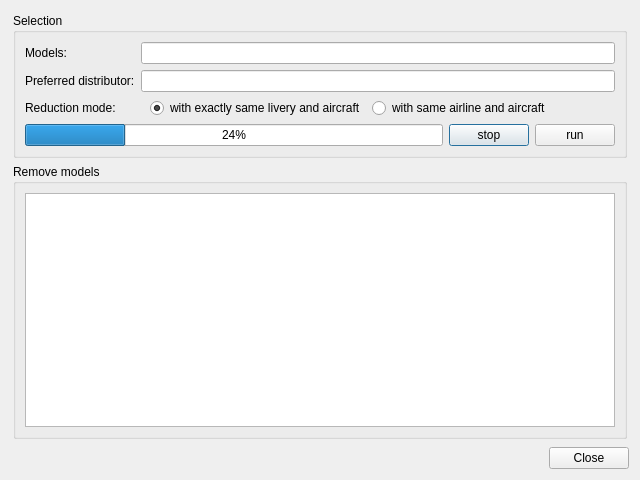
<?xml version="1.0" encoding="UTF-8"?>
<ui version="4.0">
 <class>CDbReduceModelDuplicates</class>
 <widget class="QDialog" name="CDbReduceModelDuplicates">
  <property name="geometry">
   <rect>
    <x>0</x>
    <y>0</y>
    <width>640</width>
    <height>480</height>
   </rect>
  </property>
  <property name="windowTitle">
   <string>Reduce models</string>
  </property>
  <layout class="QVBoxLayout" name="vl_ReduceModelDuplicate" stretch="1,0">
   <item>
    <widget class="BlackGui::COverlayMessagesFrame" name="fr_Overlay">
     <layout class="QVBoxLayout" name="vl_OverlayFrame" stretch="0,1">
      <property name="leftMargin">
       <number>2</number>
      </property>
      <property name="topMargin">
       <number>2</number>
      </property>
      <property name="rightMargin">
       <number>2</number>
      </property>
      <property name="bottomMargin">
       <number>2</number>
      </property>
      <item>
       <widget class="QGroupBox" name="gb_Selection">
        <property name="title">
         <string>Selection</string>
        </property>
        <layout class="QFormLayout" name="fl_Selection">
         <item row="0" column="0">
          <widget class="QLabel" name="lbl_Models">
           <property name="text">
            <string>Models:</string>
           </property>
          </widget>
         </item>
         <item row="0" column="1">
          <widget class="QLineEdit" name="le_Models">
           <property name="readOnly">
            <bool>true</bool>
           </property>
          </widget>
         </item>
         <item row="1" column="0">
          <widget class="QLabel" name="lbl_Distributor">
           <property name="text">
            <string>Preferred distributor:</string>
           </property>
          </widget>
         </item>
         <item row="1" column="1">
          <widget class="QLineEdit" name="le_Distributor"/>
         </item>
         <item row="3" column="0">
          <widget class="QLabel" name="lnl_Mode">
           <property name="text">
            <string>Reduction mode:</string>
           </property>
          </widget>
         </item>
         <item row="3" column="1">
          <widget class="QFrame" name="fr_Mode">
           <layout class="QHBoxLayout" name="hl_Mode">
            <property name="topMargin">
             <number>0</number>
            </property>
            <property name="bottomMargin">
             <number>0</number>
            </property>
            <item alignment="Qt::AlignLeft">
             <widget class="QRadioButton" name="rb_SameLiveryAndAircraft">
              <property name="text">
               <string>with exactly same livery and aircraft</string>
              </property>
              <property name="checked">
               <bool>true</bool>
              </property>
             </widget>
            </item>
            <item>
             <widget class="QRadioButton" name="rb_SameAirlineAndAircraft">
              <property name="text">
               <string>with same airline and aircraft</string>
              </property>
             </widget>
            </item>
            <item>
             <spacer name="hs_Mode">
              <property name="orientation">
               <enum>Qt::Horizontal</enum>
              </property>
              <property name="sizeHint" stdset="0">
               <size>
                <width>40</width>
                <height>20</height>
               </size>
              </property>
             </spacer>
            </item>
           </layout>
          </widget>
         </item>
         <item row="5" column="0" colspan="2">
          <widget class="QFrame" name="fr_Button">
           <layout class="QHBoxLayout" name="hl_Buttons">
            <property name="leftMargin">
             <number>0</number>
            </property>
            <property name="topMargin">
             <number>0</number>
            </property>
            <property name="rightMargin">
             <number>0</number>
            </property>
            <property name="bottomMargin">
             <number>0</number>
            </property>
            <item>
             <widget class="QProgressBar" name="pb_Progress">
              <property name="value">
               <number>24</number>
              </property>
             </widget>
            </item>
            <item>
             <widget class="QPushButton" name="pb_Stop">
              <property name="text">
               <string>stop</string>
              </property>
             </widget>
            </item>
            <item>
             <widget class="QPushButton" name="pb_Run">
              <property name="text">
               <string>run</string>
              </property>
             </widget>
            </item>
           </layout>
          </widget>
         </item>
        </layout>
       </widget>
      </item>
      <item>
       <widget class="QGroupBox" name="gb_RemoveModels">
        <property name="title">
         <string>Remove models</string>
        </property>
        <layout class="QVBoxLayout" name="vl_RemoveModels">
         <item>
          <widget class="BlackGui::Views::CAircraftModelView" name="tvp_RemoveModels">
           <property name="selectionBehavior">
            <enum>QAbstractItemView::SelectRows</enum>
           </property>
           <attribute name="verticalHeaderVisible">
            <bool>false</bool>
           </attribute>
          </widget>
         </item>
        </layout>
       </widget>
      </item>
     </layout>
    </widget>
   </item>
   <item>
    <widget class="QDialogButtonBox" name="bb_ReduceModelDuplicates">
     <property name="orientation">
      <enum>Qt::Horizontal</enum>
     </property>
     <property name="standardButtons">
      <set>QDialogButtonBox::Close</set>
     </property>
    </widget>
   </item>
  </layout>
 </widget>
 <customwidgets>
  <customwidget>
   <class>BlackGui::Views::CAircraftModelView</class>
   <extends>QTableView</extends>
   <header>blackgui/views/aircraftmodelview.h</header>
  </customwidget>
  <customwidget>
   <class>BlackGui::COverlayMessagesFrame</class>
   <extends>QFrame</extends>
   <header>blackgui/overlaymessagesframe.h</header>
   <container>1</container>
  </customwidget>
 </customwidgets>
 <tabstops>
  <tabstop>le_Models</tabstop>
  <tabstop>le_Distributor</tabstop>
  <tabstop>rb_SameLiveryAndAircraft</tabstop>
  <tabstop>rb_SameAirlineAndAircraft</tabstop>
  <tabstop>pb_Stop</tabstop>
  <tabstop>pb_Run</tabstop>
  <tabstop>tvp_RemoveModels</tabstop>
 </tabstops>
 <resources/>
 <connections>
  <connection>
   <sender>bb_ReduceModelDuplicates</sender>
   <signal>accepted()</signal>
   <receiver>CDbReduceModelDuplicates</receiver>
   <slot>accept()</slot>
   <hints>
    <hint type="sourcelabel">
     <x>248</x>
     <y>254</y>
    </hint>
    <hint type="destinationlabel">
     <x>157</x>
     <y>274</y>
    </hint>
   </hints>
  </connection>
  <connection>
   <sender>bb_ReduceModelDuplicates</sender>
   <signal>rejected()</signal>
   <receiver>CDbReduceModelDuplicates</receiver>
   <slot>reject()</slot>
   <hints>
    <hint type="sourcelabel">
     <x>316</x>
     <y>260</y>
    </hint>
    <hint type="destinationlabel">
     <x>286</x>
     <y>274</y>
    </hint>
   </hints>
  </connection>
 </connections>
</ui>
